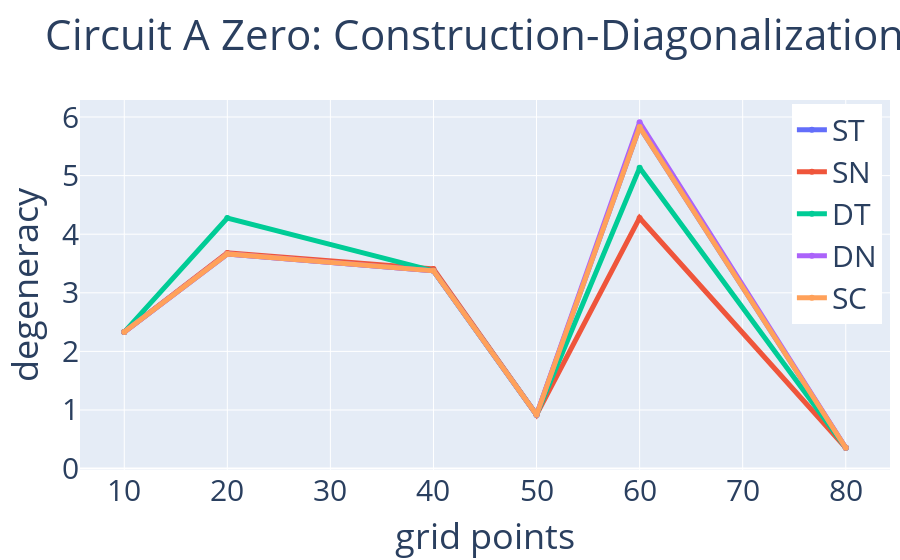
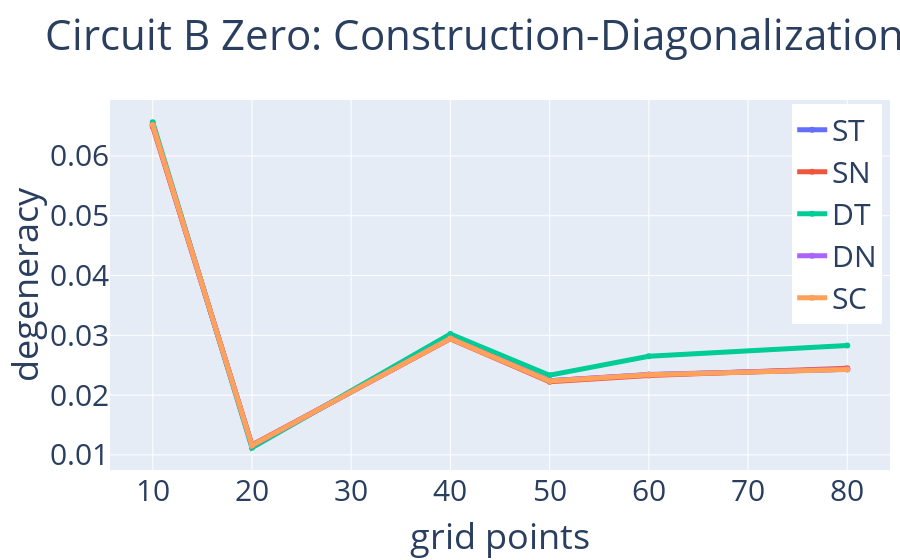
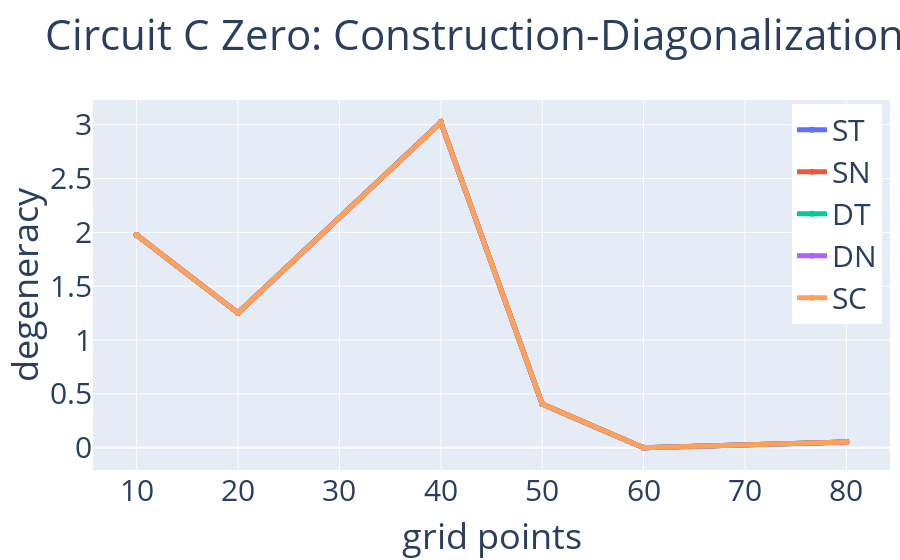
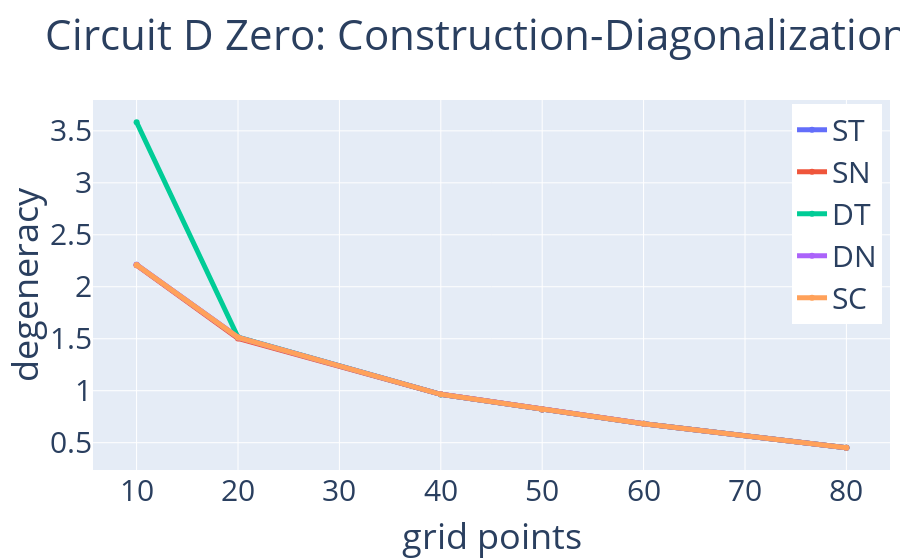

The notebook cell saved with these charts, in order:
### Markdown cell above
* grid = 50 is a minima 
* Significant difference between : SN==DT & ST==SC
* circuit C has least variation
* DN is unstable

### Code cell
for case in range(len(circ)):
    plot = dict(zip(method,[PointsZero[:,index,case] for index in range(len(method))]))
    plotCompare(points,plot,'Circuit '+circ[case]+' Zero: Construction-Diagonalization','grid points','degeneracy')

### Figure 1 — Plotly figure (JSON) as saved in the notebook; plotly's stock layout.template omitted (floating-point values rounded to 4 significant figures)
{"data": [{"line": {"width": 5}, "name": "ST", "type": "scatter", "x": [10, 20, 40, 50, 60, 80], "y": [2.33, 3.663, 3.374, 0.918, 5.829, 0.3554]}, {"line": {"width": 5}, "name": "SN", "type": "scatter", "x": [10, 20, 40, 50, 60, 80], "y": [2.331, 3.68, 3.406, 0.918, 4.277, 0.3553]}, {"line": {"width": 5}, "name": "DT", "type": "scatter", "x": [10, 20, 40, 50, 60, 80], "y": [2.33, 4.275, 3.374, 0.918, 5.132, 0.3554]}, {"line": {"width": 5}, "name": "DN", "type": "scatter", "x": [10, 20, 40, 50, 60, 80], "y": [2.33, 3.664, 3.374, 0.918, 5.91, 0.3554]}, {"line": {"width": 5}, "name": "SC", "type": "scatter", "x": [10, 20, 40, 50, 60, 80], "y": [2.33, 3.663, 3.374, 0.918, 5.829, 0.3554]}], "layout": {"font": {"size": 30}, "legend": {"x": 0.99, "xanchor": "right", "y": 0.99, "yanchor": "top"}, "margin": {"r": 10, "t": 100}, "showlegend": true, "title": {"text": "Circuit A Zero: Construction-Diagonalization"}, "xaxis": {"title": {"text": "grid points"}}, "yaxis": {"title": {"text": "degeneracy"}}}}

### Figure 2 — Plotly figure (JSON) as saved in the notebook; plotly's stock layout.template omitted (floating-point values rounded to 4 significant figures)
{"data": [{"line": {"width": 5}, "name": "ST", "type": "scatter", "x": [10, 20, 40, 50, 60, 80], "y": [0.06517, 0.01156, 0.02948, 0.0224, 0.02342, 0.02433]}, {"line": {"width": 5}, "name": "SN", "type": "scatter", "x": [10, 20, 40, 50, 60, 80], "y": [0.06489, 0.01168, 0.02941, 0.02224, 0.02329, 0.0245]}, {"line": {"width": 5}, "name": "DT", "type": "scatter", "x": [10, 20, 40, 50, 60, 80], "y": [0.06564, 0.01119, 0.03021, 0.02332, 0.02649, 0.0283]}, {"line": {"width": 5}, "name": "DN", "type": "scatter", "x": [10, 20, 40, 50, 60, 80], "y": [0.06516, 0.01155, 0.02948, 0.0224, 0.02343, 0.02434]}, {"line": {"width": 5}, "name": "SC", "type": "scatter", "x": [10, 20, 40, 50, 60, 80], "y": [0.06519, 0.01158, 0.02945, 0.02237, 0.02339, 0.0243]}], "layout": {"font": {"size": 30}, "legend": {"x": 0.99, "xanchor": "right", "y": 0.99, "yanchor": "top"}, "margin": {"r": 10, "t": 100}, "showlegend": true, "title": {"text": "Circuit B Zero: Construction-Diagonalization"}, "xaxis": {"title": {"text": "grid points"}}, "yaxis": {"title": {"text": "degeneracy"}}}}

### Figure 3 — Plotly figure (JSON) as saved in the notebook; plotly's stock layout.template omitted (floating-point values rounded to 4 significant figures)
{"data": [{"line": {"width": 5}, "name": "ST", "type": "scatter", "x": [10, 20, 40, 50, 60, 80], "y": [1.975, 1.253, 3.022, 0.4061, 4.381e-05, 0.0529]}, {"line": {"width": 5}, "name": "SN", "type": "scatter", "x": [10, 20, 40, 50, 60, 80], "y": [1.975, 1.253, 3.023, 0.4061, 6.435e-05, 0.05289]}, {"line": {"width": 5}, "name": "DT", "type": "scatter", "x": [10, 20, 40, 50, 60, 80], "y": [1.975, 1.253, 3.022, 0.4061, 4.033e-05, 0.05288]}, {"line": {"width": 5}, "name": "DN", "type": "scatter", "x": [10, 20, 40, 50, 60, 80], "y": [1.975, 1.253, 3.022, 0.4061, 4.364e-05, 0.0529]}, {"line": {"width": 5}, "name": "SC", "type": "scatter", "x": [10, 20, 40, 50, 60, 80], "y": [1.975, 1.253, 3.022, 0.4061, 4.381e-05, 0.0529]}], "layout": {"font": {"size": 30}, "legend": {"x": 0.99, "xanchor": "right", "y": 0.99, "yanchor": "top"}, "margin": {"r": 10, "t": 100}, "showlegend": true, "title": {"text": "Circuit C Zero: Construction-Diagonalization"}, "xaxis": {"title": {"text": "grid points"}}, "yaxis": {"title": {"text": "degeneracy"}}}}

### Figure 4 — Plotly figure (JSON) as saved in the notebook; plotly's stock layout.template omitted (floating-point values rounded to 4 significant figures)
{"data": [{"line": {"width": 5}, "name": "ST", "type": "scatter", "x": [10, 20, 40, 50, 60, 80], "y": [2.212, 1.513, 0.9652, 0.8189, 0.6822, 0.4517]}, {"line": {"width": 5}, "name": "SN", "type": "scatter", "x": [10, 20, 40, 50, 60, 80], "y": [2.208, 1.503, 0.9652, 0.8182, 0.6824, 0.4519]}, {"line": {"width": 5}, "name": "DT", "type": "scatter", "x": [10, 20, 40, 50, 60, 80], "y": [3.583, 1.515, 0.9646, 0.8191, 0.6813, 0.4513]}, {"line": {"width": 5}, "name": "DN", "type": "scatter", "x": [10, 20, 40, 50, 60, 80], "y": [2.211, 1.513, 0.9652, 0.8189, 0.6822, 0.4516]}, {"line": {"width": 5}, "name": "SC", "type": "scatter", "x": [10, 20, 40, 50, 60, 80], "y": [2.211, 1.513, 0.9652, 0.8189, 0.6822, 0.4516]}], "layout": {"font": {"size": 30}, "legend": {"x": 0.99, "xanchor": "right", "y": 0.99, "yanchor": "top"}, "margin": {"r": 10, "t": 100}, "showlegend": true, "title": {"text": "Circuit D Zero: Construction-Diagonalization"}, "xaxis": {"title": {"text": "grid points"}}, "yaxis": {"title": {"text": "degeneracy"}}}}
